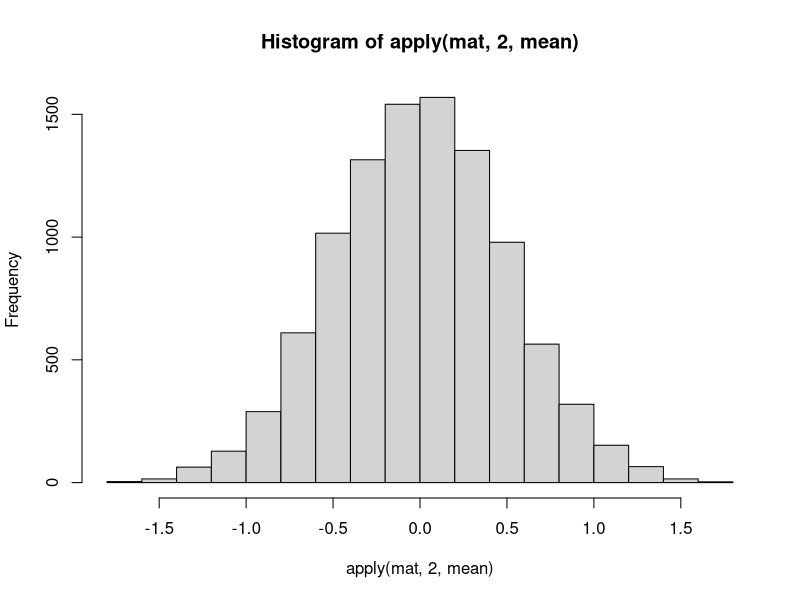
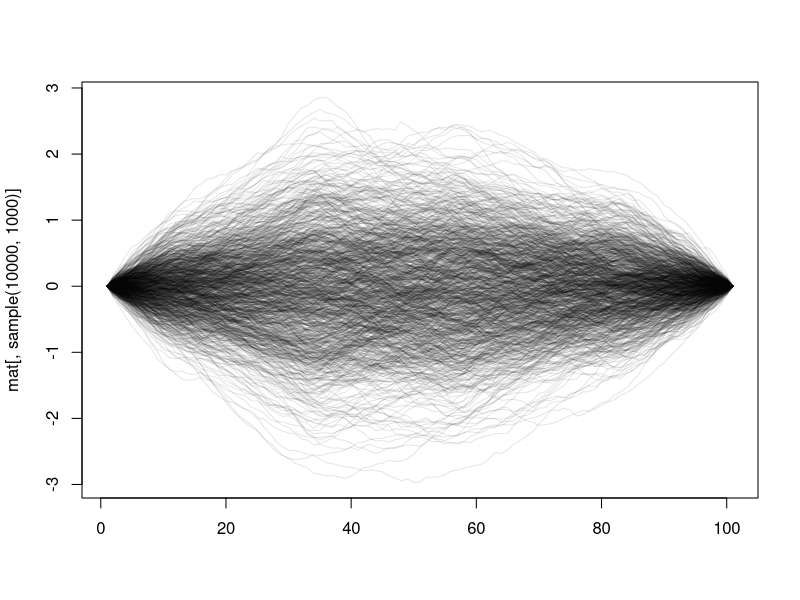
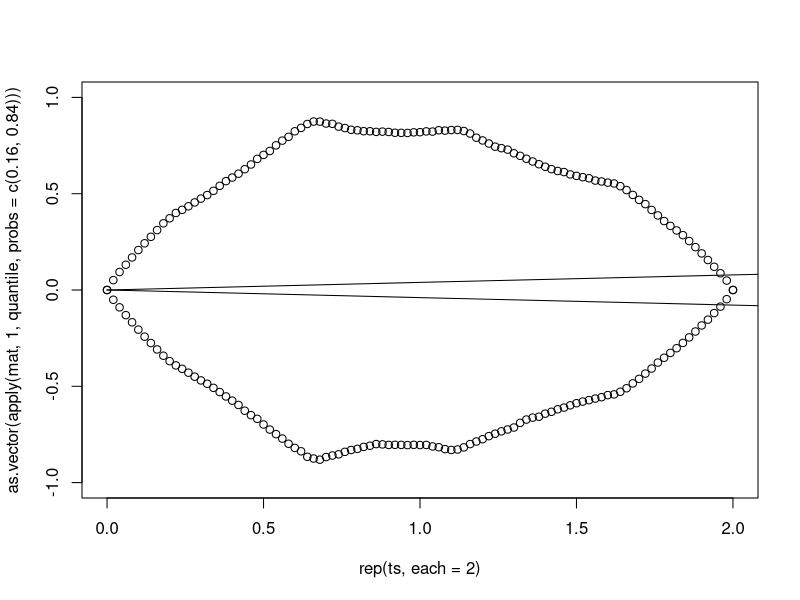

Here is the R script that generated these plots, in order:
t1<-0;t2<-2;p1<-0;p2<-0;s2<-2;res<-100
ts<-seq(t1,t2,length.out=res+1)
n.bridges<-10000
mat<-matrix(NA,nrow=res+1,ncol=n.bridges)
mat[1,]<-p1;mat[res+1,]<-p2
for(t.ind in sample(2:res)){
  last.t.ind<-max(which(!is.na(mat[,1])&ts<ts[t.ind]))
  next.t.ind<-min(which(!is.na(mat[,1])&ts>ts[t.ind]))
  mat[t.ind,]<-rnorm(n.bridges,
                     (ts[t.ind]-ts[last.t.ind])/(ts[next.t.ind]-ts[last.t.ind])*(mat[next.t.ind,]-mat[last.t.ind,])+mat[last.t.ind,],
                     s2*(ts[t.ind]-ts[last.t.ind])*(ts[next.t.ind]-ts[t.ind])/(ts[next.t.ind]-ts[last.t.ind]))
}
for(n in 1:n.bridges){
  ord<-sample(2:res)
  for(t.ind in ord){
    last.t.ind<-max(which(!is.na(mat[,n])&ts<ts[t.ind]))
    next.t.ind<-min(which(!is.na(mat[,n])&ts>ts[t.ind]))
    mat[t.ind,n]<-rnorm(1,
                        (ts[t.ind]-ts[last.t.ind])/(ts[next.t.ind]-ts[last.t.ind])*(mat[next.t.ind,n]-mat[last.t.ind,n])+mat[last.t.ind,n],
                        s2*(ts[t.ind]-ts[last.t.ind])*(ts[next.t.ind]-ts[t.ind])/(ts[next.t.ind]-ts[last.t.ind]))
  }
}
hist(apply(mat,2,mean));sd(apply(mat,2,mean))

#For a BB with var=1 and time interval=1, sd(mean) seems to be ~0.10-0.12; it seems to linearly increase with product of var and time
#interval.
matplot(mat[,sample(10000,1000)],type='l',col=rgb(0,0,0,0.1),lty=1)
yy<-s2*(ts-t1)*(t2-ts)/(t2-t1)
plot(as.vector(apply(mat,1,quantile,probs=c(0.16,0.84)))~rep(ts,each=2),ylim=c(-1,1))
lines(1*yy~c(0:100),type='l')
lines(-1*yy~c(0:100),type='l')


#Use cbind and sapply(x, sample(2:res)) and sapply(x,function(ii) max(which(!is.na(mat[,ii])&ts<ts[t.ind]))) to simultaneously
#sample BB with different sampling orders; should improve the pathologies you noticed in this exercise